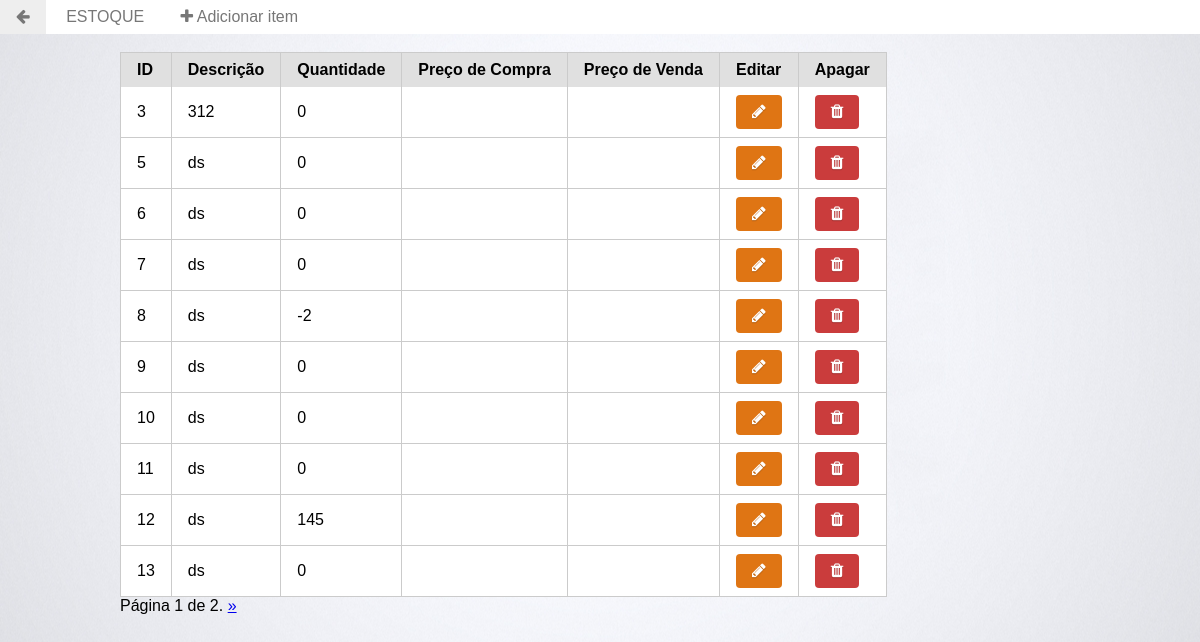
The app's page /main/estoque/ with its own data.
### main/models.py (models this page shows, shortened)
class Produto(models.Model):
	descricao = models.TextField(max_length=500)
	quantidade = models.IntegerField()
	preco_compra = models.FloatField()
	preco_venda = models.FloatField()

### main/views.py (the view, shortened to what this page needs)
def estoque(request):
        context = {}
        estoque = Produto.objects.all()
        paginator = Paginator(estoque, 10)
        page = request.GET.get('page')
        try:
                estoque = paginator.page(page)
        except PageNotAnInteger:
                estoque = paginator.page(1)
        except EmptyPage:
                estoque = paginator.page(paginator.num_pages)
        context['estoque'] = estoque
        return render(request, 'main/estoque.html', context)

### main/templates/main/estoque.html (shortened to what this page needs)
{% load staticfiles %}
<!DOCTYPE html>
<html ng-app="estoque">
    <head>
        <link rel="stylesheet" href="{% static 'main/css/pure-min.css' %}">
        <link rel="stylesheet" href="{% static 'main/css/font-awesome.min.css' %}">
        <link rel="stylesheet" href="{% static 'main/css/style.css' %}">
    </head>
    <body ng-controller="estoqueController as self">
        <div class="pure-menu pure-menu-horizontal">
            <ul class="pure-menu-list">
                <li class="pure-menu-item"><a href="{% url 'home' %}" class="pure-menu-link"><i class="fa fa-arrow-left" aria-hidden="true"></i></a></li>
            </ul>
            <a href="{% url 'estoque' %}" class="pure-menu-heading pure-menu-link">Estoque</a>
            <ul class="pure-menu-list">
                <li class="pure-menu-item"><a href="#" class="pure-menu-link" ng-click="self.openModal()"><i class="fa fa-plus" aria-hidden="true"></i> Adicionar item</a></li>
            </ul>
        </div>
        <br>
        <main class="container">
            <table class="pure-table pure-table-bordered">
                <thead>
                    <tr>
                        <th>ID</th>
                        <th>Descrição</th>
                        <th>Quantidade</th>
                        <th>Preço de Compra</th>
                        <th>Preço de Venda</th>
                        <th>Editar</th>
                        <th>Apagar</th>
                    </tr>
                </thead>
                <tbody>
						{% for produto in estoque %}
						<tr>
						<td {{produto.gettdtag}}>{{produto.id}}</td>
						<td {{produto.gettdtag}}>{{produto.descricao}}</td>
						<td {{produto.gettdtag}}>{{produto.quantidade}}</td>
						<td {{produto.gettdtag}}>{{produto.getpreco_compra}}</td>
						<td {{produto.gettdtag}}>{{produto.getpreco_venda}}</td>
						<td {{produto.gettdtag}}><a href="?editar={{produto.id}}" class="pure-button button-warning edit"><i class="fa fa-pencil"></i></a></td>
						<td {{produto.gettdtag}}><a href="?apagar={{produto.id}}" class="pure-button button-error"><i class="fa fa-trash"></i></a></td>
						{% endfor %}
                </tbody>
            </table>
				<div class="pagination">
    <span class="step-links">
        <span class="current">
            Página {{ estoque.number }} de {{ estoque.paginator.num_pages }}.
        </span>
        {% if estoque.has_next %}
            <a href="?page={{ estoque.next_page_number }}">&raquo;</a>
        {% endif %}
    </span>
</div>
        </main>
	<body>
</html>

### main/static/main/css/pure-min.css (style rules this page uses)
html { font-family:sans-serif;-ms-text-size-adjust:100%;-webkit-text-size-adjust:100% }
body { margin:0 }
article,aside,details,figcaption,figure,footer,header,hgroup,main,menu,nav,section,summary { display:block }
a { background-color:transparent }
table { border-collapse:collapse;border-spacing:0 }
td,th { padding:0 }
.pure-button { display:inline-block;zoom:1;line-height:normal;white-space:nowrap;vertical-align:middle;text-align:center;cursor:pointer;-webkit-user-drag:none;-webkit-user-select:none;-moz-user-select:none;-ms-user-select:none;user-select:none;-webkit-box-sizing:border-box;-moz-box-sizing:border-box;box-sizing:border-box }
.pure-button { font-family:inherit;font-size:100%;padding:.5em 1em;color:#444;color:rgba(0,0,0,.8);border:1px solid #999;border:0 rgba(0,0,0,0);background-color:#E6E6E6;text-decoration:none;border-radius:2px }
.pure-menu { -webkit-box-sizing:border-box;-moz-box-sizing:border-box;box-sizing:border-box }
.pure-menu-list,.pure-menu-item { position:relative }
.pure-menu-list { list-style:none;margin:0;padding:0 }
.pure-menu-item { padding:0;margin:0;height:100% }
.pure-menu-link,.pure-menu-heading { display:block;text-decoration:none;white-space:nowrap }
.pure-menu-horizontal { width:100%;white-space:nowrap }
.pure-menu-horizontal .pure-menu-list { display:inline-block }
.pure-menu-horizontal .pure-menu-item,.pure-menu-horizontal .pure-menu-heading,.pure-menu-horizontal .pure-menu-separator { display:inline-block;*display:inline;zoom:1;vertical-align:middle }
.pure-menu-heading { text-transform:uppercase;color:#565d64 }
.pure-menu-link { color:#777 }
.pure-menu-link,.pure-menu-disabled,.pure-menu-heading { padding:.5em 1em }
.pure-table { border-collapse:collapse;border-spacing:0;empty-cells:show;border:1px solid #cbcbcb }
.pure-table td,.pure-table th { border-left:1px solid #cbcbcb;border-width:0 0 0 1px;font-size:inherit;margin:0;overflow:visible;padding:.5em 1em }
.pure-table td:first-child,.pure-table th:first-child { border-left-width:0 }
.pure-table thead { background-color:#e0e0e0;color:#000;text-align:left;vertical-align:bottom }
.pure-table td { background-color:transparent }
.pure-table-bordered td { border-bottom:1px solid #cbcbcb }
.pure-table-bordered tbody>tr:last-child>td { border-bottom-width:0 }

### main/static/main/css/style.css (style rules this page uses)
body { background: url("../img/bg.jpg") center center; }
.pure-table { overflow-x: auto !important; }
.pure-table td { background-color: #FFF !important; }
.pure-menu { background-color: #FFF !important; }
.container { width: 80%; margin: 0 auto; }
.button-success, .button-error, .button-warning, .button-secondary { color: white; border-radius: 4px; text-shadow: 0 1px 1px rgba(0, 0, 0, 0.2); }
.button-error { background: rgb(202, 60, 60); }
.button-warning { background: rgb(223, 117, 20); }

### records on screen
Produto: id "3", descricao "312", quantidade "0"
Produto: id "5", descricao "ds", quantidade "0"
Produto: id "6", descricao "ds", quantidade "0"
Produto: id "7", descricao "ds", quantidade "0"
Produto: id "8", descricao "ds", quantidade "-2"
Produto: id "9", descricao "ds", quantidade "0"
Produto: id "10", descricao "ds", quantidade "0"
Produto: id "11", descricao "ds", quantidade "0"
Produto: id "12", descricao "ds", quantidade "145"
Produto: id "13", descricao "ds", quantidade "0"

### other values on screen
{{ estoque.number }} "1"
{{ estoque.paginator.num_pages }} "2"
